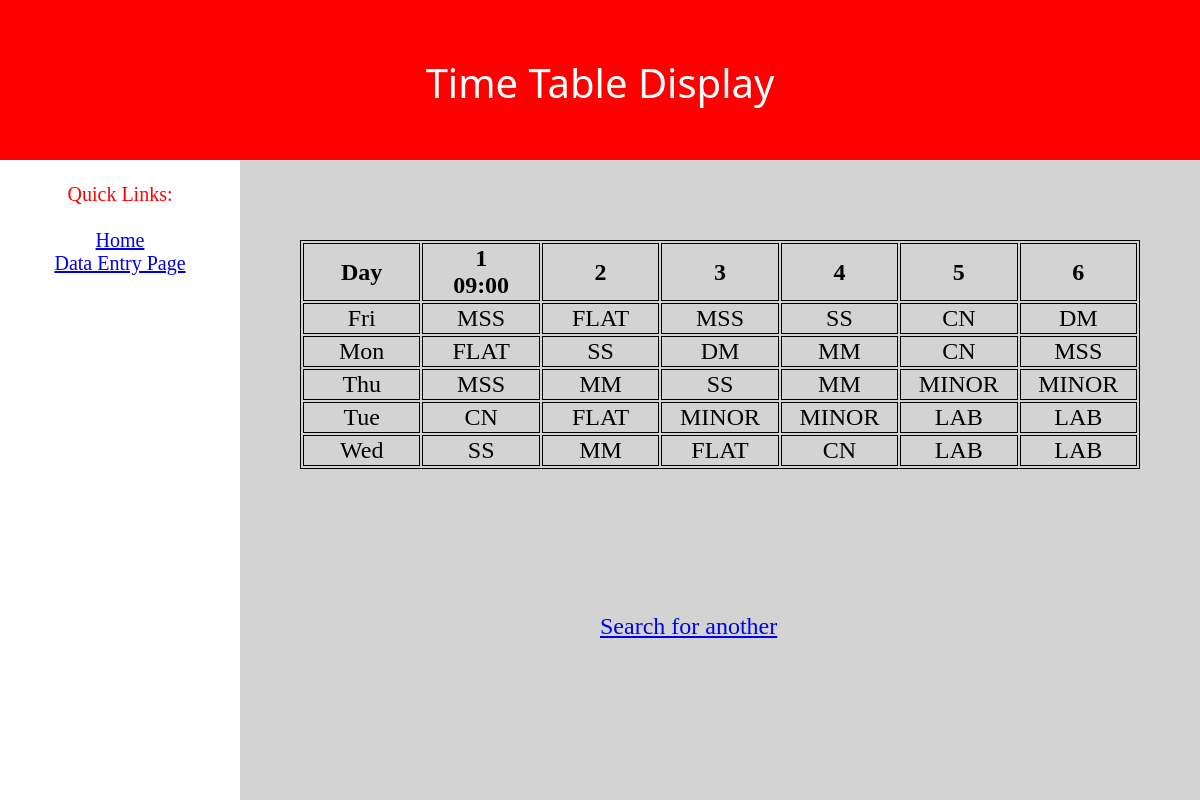
Screenshot of /display.php with the database file from the repository.
### tables this page shows
CREATE TABLE IF NOT EXISTS `s5` (
  `day` varchar(50) NOT NULL,
  `1` varchar(30) NOT NULL,
  `2` varchar(30) NOT NULL,
  `3` varchar(30) NOT NULL,
  `4` varchar(30) NOT NULL,
  `5` varchar(30) NOT NULL,
  `6` varchar(30) NOT NULL,
  PRIMARY KEY (`day`),
  KEY `cname` (`1`),
  KEY `2` (`2`),
  KEY `3` (`3`),
  KEY `4` (`4`),
  KEY `5` (`5`),
  KEY `6` (`6`)
);

### display.php (the view, shortened to what this page needs)
<html>
  <head>
    <link rel="stylesheet" href="styles.css">
  </head>
  <body>
    <header><br>Time Table Display</header>
    <links><br>Quick Links:<br><br>
    <a href=index.php>Home</a><br>
    <a href=entry.php>Data Entry Page</a><br>
    </links>
    <?php
    include "config.php";
    $sql="SELECT * FROM s5";
    $result=$con->query($sql);
    if($result->num_rows>0)
    {
      echo "<table><tr><th>Day</th><th>1<br>09:00</th><th>2</th><th>3</th><th>4</th><th>5</th><th>6</th></tr>";
      while($row=$result->fetch_assoc())
      {
        echo "<tr><td>".$row["day"]."</td><td>".$row["1"]."</td><td>".$row["2"]."</td><td>".$row["3"]."</td><td>".$row["4"]."</td><td>".$row["5"]."</td><td>".$row["6"]."</td></tr>";
      }
    }
    else
    {
      echo "<result><br><br>0 results</result>";
    }
    ?>
    <search><a href=access.php>Search for another</a></search>
  </body>
</html>

### styles.css (style rules this page uses)
header { position: fixed; top: 0; left: 0; width: 100%; height: 20%; background-color: red; font-size: 40px; text-align: center; font-family: 'Segoe UI', Tahoma, Geneva, Verdana, sans-serif; color: white; }
body { position: fixed; right: 0; bottom: 0; width: 80%; height: 80%; font-size: 20px; color: red; background-color: lightgray; text-align: left; }
links { position: fixed; left: 0; top: 20%; width: 20%; height: 100%; background: white; color: red; font-size: 20px; text-align: center; }
table { position: fixed; top: 30%; left: 25%; table-layout: fixed; width: 70%; border: 1px solid black; }
th { text-align: center; color: black; border: 1px solid black; font-size: x-large; }
td { text-align: center; border: 1px solid black; font-size: x-large; color: black; }
search { position: fixed; bottom: 20%; left: 50%; font-size: larger; text-align: center; }

### rows the page displays
s5: day "Fri", 1 "MSS", 2 "FLAT", 3 "MSS", 4 "SS", 5 "CN", 6 "DM"
s5: day "Mon", 1 "FLAT", 2 "SS", 3 "DM", 4 "MM", 5 "CN", 6 "MSS"
s5: day "Thu", 1 "MSS", 2 "MM", 3 "SS", 4 "MM", 5 "MINOR", 6 "MINOR"
s5: day "Tue", 1 "CN", 2 "FLAT", 3 "MINOR", 4 "MINOR", 5 "LAB", 6 "LAB"
s5: day "Wed", 1 "SS", 2 "MM", 3 "FLAT", 4 "CN", 5 "LAB", 6 "LAB"
